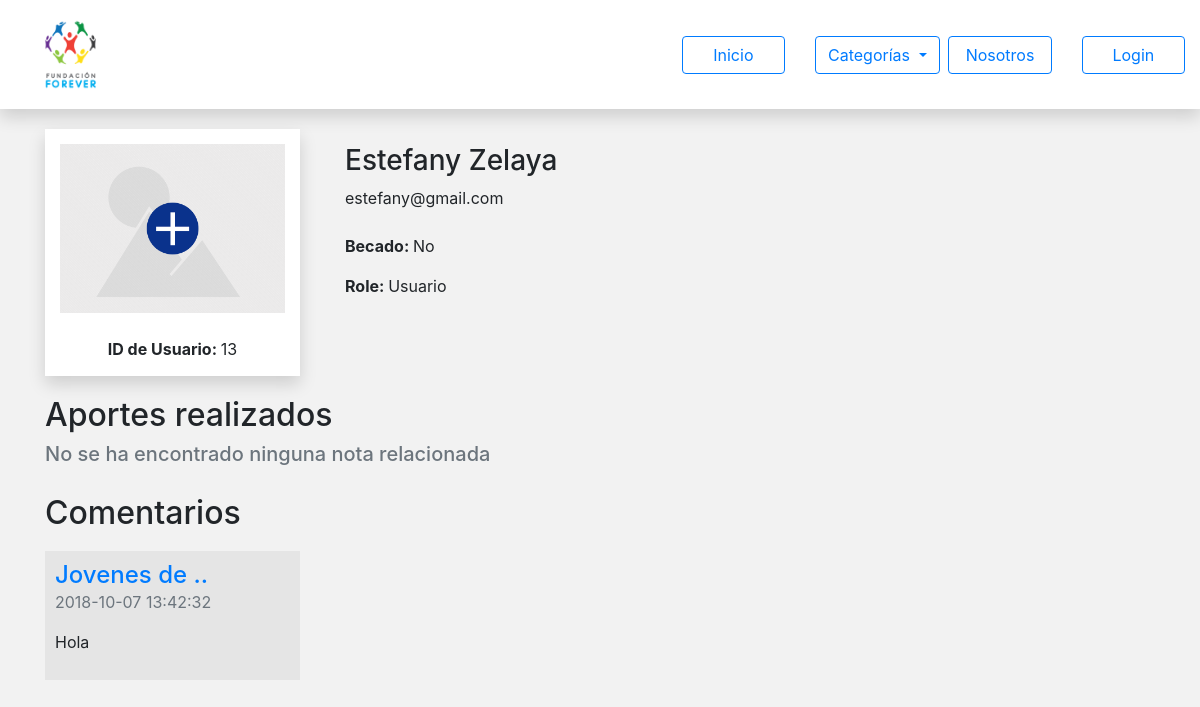
The page /profile.php?idP=13 on the database its author committed.
### tables this page shows
CREATE TABLE `usuario` (
  `id_usuario` int(11) NOT NULL,
  `nombre` varchar(40) DEFAULT NULL,
  `apellido` varchar(40) DEFAULT NULL,
  `foto` varchar(500) DEFAULT NULL,
  `email` varchar(200) DEFAULT NULL,
  `password` varchar(25) DEFAULT NULL,
  `fecha` timestamp NOT NULL DEFAULT CURRENT_TIMESTAMP,
  `becado` varchar(2) DEFAULT NULL,
  `role` int(11) NOT NULL,
  `llave` int(11) NOT NULL,
  `estado` int(11) NOT NULL
);

CREATE TABLE `roles` (
  `id_role` int(11) NOT NULL,
  `nombre` varchar(25) NOT NULL,
  `vn` int(2) NOT NULL,
  `sa` int(2) NOT NULL,
  `ec_todos` int(2) NOT NULL,
  `an` int(2) NOT NULL,
  `ad_n` int(2) NOT NULL,
  `ct` int(2) NOT NULL
);

CREATE TABLE `comments` (
  `id_comentario` int(11) NOT NULL,
  `id_usuario` int(11) NOT NULL,
  `id_publicacion` int(11) NOT NULL,
  `contenido` varchar(2000) NOT NULL,
  `fecha` timestamp NOT NULL DEFAULT CURRENT_TIMESTAMP ON UPDATE CURRENT_TIMESTAMP
);

CREATE TABLE `publicacion` (
  `id_publicacion` int(11) NOT NULL,
  `titulo` varchar(60) DEFAULT NULL,
  `bajada` varchar(300) DEFAULT NULL,
  `contenido` mediumtext NOT NULL,
  `banner` varchar(400) DEFAULT NULL,
  `fuentes` varchar(1000) NOT NULL,
  `categoria` varchar(100) DEFAULT NULL,
  `fecha` timestamp NOT NULL DEFAULT CURRENT_TIMESTAMP,
  `actualizacion` timestamp NOT NULL DEFAULT CURRENT_TIMESTAMP,
  `id_usuario` int(11) DEFAULT NULL,
  `estado` int(11) NOT NULL
);

### template/bodyProfile.php (the view, shortened to what this page needs)
	<div class="container" style="margin-top: 20px;">
		<div class="row">
			<div class="col-md-3">
				<div class="shadow" style="background: white;padding: 15px;">
					<img src="<?php echo $photo; ?>" alt="Perfil" width="100%"><br><br>
					<p class="mar-0 text-center"><b>ID de Usuario: </b><?php echo $row['id_usuario']; ?></p>
				</div>
			</div>
			<div class="col-md-9">
				<div style="padding: 15px;">
					<div>
						<h3><?php echo $nombre; ?></h3>
						<p class="mar-0"><?php echo $row['email']; ?></p>
					</div><br>
					<div>
						<p><b>Becado: </b><?php echo $row['becado']; ?></p>
					</div>
					<div>
						<p><b>Role: </b><?php echo $roleUser; ?></p>
					</div>
				</div>
			</div>
		</div>
	</div>
	<div class="container">
		<div class="row">
			<div class="col-md-12">
				<h2 style="margin-top: 20px;">Aportes realizados</h2>
				<div class="row">
<?php
		$SANotes = $con -> query("SELECT * FROM publicacion WHERE id_usuario='$idU' AND estado='1'");
		$num = $SANotes -> num_rows;
	if ($num > 0) {
		while ( $row = $SANotes -> fetch_array() ) {
?>
					<div class="col-md-3" style="margin-top:10px;">
						<div class="secondary-note">
							<div class="img-cut-small">
								<?php
									$illustration = $row['banner'];
									$pos = strpos($illustration, 'https://www.youtube.com');
									$pos2 = strpos($illustration, 'dropboxusercontent');
									if ($pos !== false) {
										echo '<iframe width="100%" height="100%" src="'.$illustration.'" frameborder="0" autoplay="none" allowfullscreen></iframe>';
									} else if( $pos2 !== false ){
										echo '<video src="'.$illustration.'" width="100%" height="100%" frameborder="0" controls allowfullscreen preload autostart="false"></video>';
									} else {
										echo '<img src="'.$illustration.'" alt="Banner" width="100%">';
									}
								?>
							</div>
							<span><?php echo $row['actualizacion'] ?></span>
							<div style="height: 100px;max-height: 100px;">
								<a href="note.php?idP=<?php echo $row['id_publicacion'] ?>" class="no-resalt"><h3 style="color: #1277BD;" title="<?php echo $row['titulo']; ?>"><?php
									$st = strlen($row['titulo']);
									if($st > 20 ){
										echo substr($row['titulo'], 0,20);echo "...";
									}else{
										echo $row['titulo'];
									};
								?></h3></a>
							</div>
						<?php
							if ($options === true) {
						?>
							<div class="row">
								<div class="col-4 text-center">
									<button class="btn btn-outline-dark" style="margin-right: 5%;" name="btnNoteAction" data-toggle="tooltip" data-placement="bottom" title="Activar/Desactivar" id="setNote" data-id="<?php echo $row['id_publicacion']; ?>">
										<?php
											$id = $row['id_publicacion'];
											$estado = $row['estado'];
											if ($estado === "0")
											{
												echo '<i class="material-icons" id="lockType'.$id.'">lock</i>';
											}
											else
											{
												echo '<i class="material-icons" id="lockType'.$id.'">lock_open</i>';
											}
										?>
									</button>
								</div>
								<div class="col-4 text-center">
									<a href="admin/functions/editNote.php?id=<?php echo $row['id_publicacion']; ?>&dir=profile"><button class="btn btn-outline-dark" style="margin-right: 5%;" name="btnNoteAction" data-toggle="tooltip" data-placement="bottom" title="Editar">
										<i class="material-icons">mode_edit</i>
									</button></a>
								</div>
								<div class="col-4 text-center">
									<div class="dropdown">
									  <button class="btn btn-outline-dark" type="button" id="dropdownMenu2" data-toggle="dropdown" aria-haspopup="true" aria-expanded="false">
									    <i class="material-icons">more_horiz</i>
									  </button>
									  <div class="dropdown-menu" aria-labelledby="dropdownMenu2">
									    <button class="dropdown-item" type="button" id="delNote" data-id="<?php echo $row['id_publicacion']; ?>">Eliminar</button>
									  </div>
									</div>
								</div>
							</div>
						<?php
							} else {
						?>
							<div class="row">
								<div class="col-md-6 right-text">
									<button id="share-btn" data-id="<?php echo $array1['id_publicacion']; ?>" class="btn" style="background: #659622;color: white;">COMPARTIR</button>
								</div>
							</div>
						<?php
							};
						?>
						</div>
					</div>
<?php
		};
	} else {
		echo '<div class="col-md-12"><h5 class="text-secondary">No se ha encontrado ninguna nota relacionada</h5></div>';
	}
?>
				</div>
			</div>
		</div>
	</div>
	<div class="container">
		<div class="row">
			<div class="col-md-12">
				<h2 style="margin-top: 20px;">Comentarios</h2>
				<div class="row">
<?php
		$SANotes = $con -> query("SELECT * FROM comments WHERE id_usuario='$idU'");
		$num = $SANotes -> num_rows;
	if ($num > 0) {
		$i = 1;
		while ( $row = $SANotes -> fetch_array() ) {
			$publicacion = $row['id_publicacion'];
			$sql = $con -> query("SELECT * FROM publicacion WHERE id_publicacion='$publicacion'");
			$res = $sql -> fetch_array();
			$publicacion = $res['titulo'];
			$state = $res['estado'];
			if ($state === '1') {
?>
					<div class="col-md-3" style="margin-top:10px;">
						<div class="secondary-note" id="box-<?php echo $i; ?>">
							<a href="note.php?idP=<?php echo $res['id_publicacion']; ?>"><h4 class="mar-0"><?php echo $publicacion; ?></h4></a>
							<p class="text-secondary"><?php echo $row['fecha']; ?></p>
							<p><?php echo $row['contenido']; ?></p>
						</div>
					</div>
<?php
			};
			$i = $i+1;
		};
	} else {
		echo '<div class="col-md-12"><h5 class="text-secondary">No has comentado nada aún.</h5></div>';
	}
?>
				</div>
			</div>
		</div>
	</div>

### css/main.css (style rules this page uses)
body { padding-bottom: 20px; background: #F2F2F2; }
.mar-0 { margin: 0; }
.secondary-note { background: #E5E5E5; padding: 10px; }

### rows shown on the page
usuario: id_usuario "13", nombre "Estefany Zelaya", email "estefany@gmail.com", becado "No"
roles: nombre "Usuario"
comments: id_publicacion.titulo "Jovenes de ..", fecha "2018-10-07 13:42:32", contenido "Hola"
